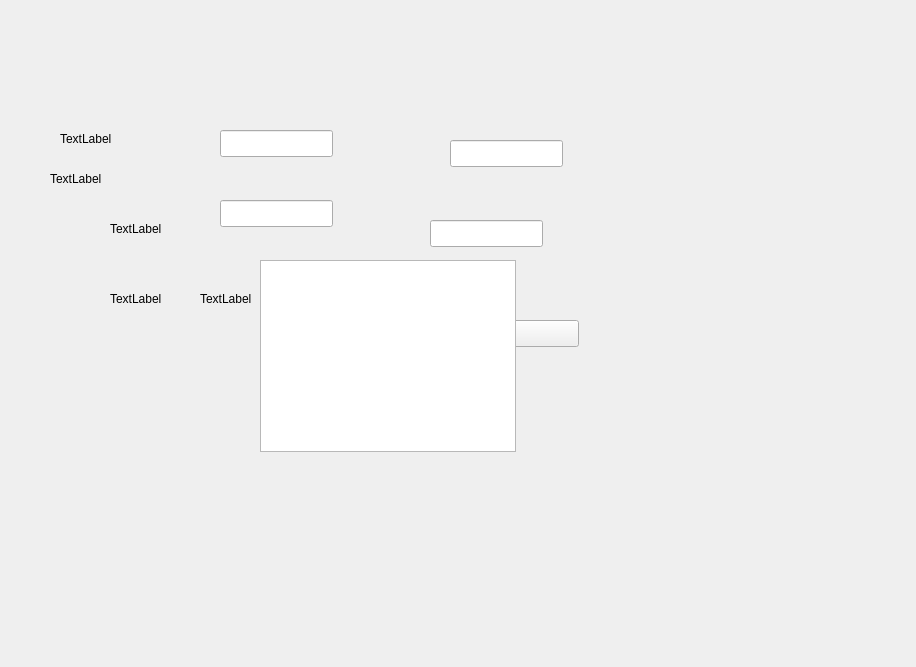
<?xml version="1.0" encoding="UTF-8"?>
<ui version="4.0">
 <class>QSettingNetForm</class>
 <widget class="QWidget" name="QSettingNetForm">
  <property name="geometry">
   <rect>
    <x>0</x>
    <y>0</y>
    <width>916</width>
    <height>667</height>
   </rect>
  </property>
  <property name="windowTitle">
   <string>Form</string>
  </property>
  <widget class="QLineEdit" name="ed_settingnet_ip">
   <property name="geometry">
    <rect>
     <x>220</x>
     <y>130</y>
     <width>113</width>
     <height>27</height>
    </rect>
   </property>
  </widget>
  <widget class="QLineEdit" name="ed_settingnet_mask">
   <property name="geometry">
    <rect>
     <x>220</x>
     <y>200</y>
     <width>113</width>
     <height>27</height>
    </rect>
   </property>
  </widget>
  <widget class="QLineEdit" name="ed_settingnet_getway">
   <property name="geometry">
    <rect>
     <x>450</x>
     <y>140</y>
     <width>113</width>
     <height>27</height>
    </rect>
   </property>
  </widget>
  <widget class="QLineEdit" name="ed_settingnet_dns">
   <property name="geometry">
    <rect>
     <x>430</x>
     <y>220</y>
     <width>113</width>
     <height>27</height>
    </rect>
   </property>
  </widget>
  <widget class="QLabel" name="le_settingnet_ip">
   <property name="geometry">
    <rect>
     <x>60</x>
     <y>130</y>
     <width>67</width>
     <height>17</height>
    </rect>
   </property>
   <property name="text">
    <string>TextLabel</string>
   </property>
  </widget>
  <widget class="QLabel" name="le_settingnet_mask">
   <property name="geometry">
    <rect>
     <x>110</x>
     <y>220</y>
     <width>67</width>
     <height>17</height>
    </rect>
   </property>
   <property name="text">
    <string>TextLabel</string>
   </property>
  </widget>
  <widget class="QLabel" name="le_settingnet_getway">
   <property name="geometry">
    <rect>
     <x>110</x>
     <y>290</y>
     <width>67</width>
     <height>17</height>
    </rect>
   </property>
   <property name="text">
    <string>TextLabel</string>
   </property>
  </widget>
  <widget class="QLabel" name="le_settingnet_dns">
   <property name="geometry">
    <rect>
     <x>200</x>
     <y>290</y>
     <width>67</width>
     <height>17</height>
    </rect>
   </property>
   <property name="text">
    <string>TextLabel</string>
   </property>
  </widget>
  <widget class="QPushButton" name="pb_zhixing">
   <property name="geometry">
    <rect>
     <x>480</x>
     <y>320</y>
     <width>99</width>
     <height>27</height>
    </rect>
   </property>
   <property name="text">
    <string/>
   </property>
  </widget>
  <widget class="QLabel" name="le_wifiname">
   <property name="geometry">
    <rect>
     <x>80</x>
     <y>520</y>
     <width>431</width>
     <height>31</height>
    </rect>
   </property>
   <property name="text">
    <string/>
   </property>
  </widget>
  <widget class="QLabel" name="label_netset">
   <property name="geometry">
    <rect>
     <x>50</x>
     <y>170</y>
     <width>67</width>
     <height>17</height>
    </rect>
   </property>
   <property name="text">
    <string>TextLabel</string>
   </property>
  </widget>
  <widget class="HNWIFIWidget" name="m_pwifi">
   <property name="geometry">
    <rect>
     <x>260</x>
     <y>260</y>
     <width>256</width>
     <height>192</height>
    </rect>
   </property>
  </widget>
 </widget>
 <customwidgets>
  <customwidget>
   <class>HNWIFIWidget</class>
   <extends>QTableView</extends>
   <header>hnwifiwidget.h</header>
  </customwidget>
 </customwidgets>
 <resources/>
 <connections/>
</ui>
